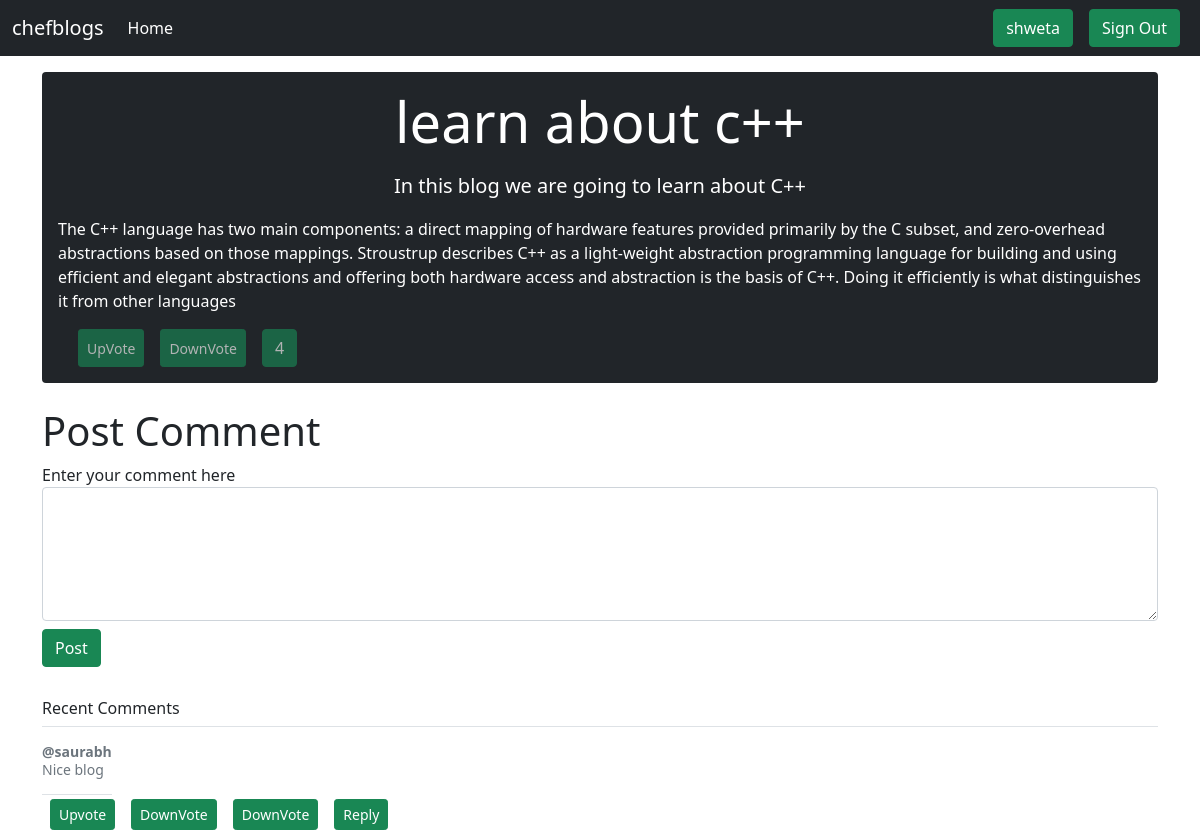
Screenshot of /blogs.php?blogid=6 (signed in) with the database file from the repository.
### tables this page shows
CREATE TABLE `blogs` (
  `blog_id` int(12) NOT NULL,
  `user_id` int(12) NOT NULL,
  `blog_title` text NOT NULL,
  `blog_desc` text NOT NULL,
  `time` datetime NOT NULL,
  `blog_info` text NOT NULL,
  `Vote` int(31) NOT NULL DEFAULT 0
);

CREATE TABLE `comments` (
  `comment_id` int(12) NOT NULL,
  `blog_id` int(12) NOT NULL,
  `user_id` int(12) NOT NULL,
  `comment` text NOT NULL,
  `time` datetime NOT NULL DEFAULT current_timestamp(),
  `vote` int(12) NOT NULL DEFAULT 0
);

CREATE TABLE `users` (
  `user_id` int(12) NOT NULL,
  `username` varchar(255) DEFAULT NULL,
  `email` varchar(255) DEFAULT NULL,
  `password` varchar(255) DEFAULT NULL,
  `doj` datetime NOT NULL DEFAULT current_timestamp()
);

### blogs.php (the view, shortened to what this page needs)
<!doctype html>
<html lang="en">
  <head>
    <link href="https://cdn.jsdelivr.net/npm/bootstrap@5.1.3/dist/css/bootstrap.min.css" rel="stylesheet">
  </head>
  <body>
    <?php
       include './partials/_header.php';
       include './partials/_dbconnect.php';
       $blogid = $_GET['blogid'];
       $sql = "SELECT * from `blogs` where `blog_id` = $blogid";
       $result = mysqli_query($conn,$sql);
       $row = mysqli_fetch_assoc($result);
       $bloginfo = $row['blog_info'];
       $blogtitle = $row['blog_title'];
       $blogdesc = $row['blog_desc'];
       $vote = $row['Vote'];
       echo '<div class="container my-3">
       <div class="jumbotron p-3 text-white rounded bg-dark">
         <div class="col-md-12 px-0">
             <h2 class="display-4 text-center font-italic">'.$blogtitle.'</h2>
             <p class="lead my-3 text-center">'.$blogdesc.'</p>
             <p>'.$bloginfo.'</p>
         </div>
          <div class ="container-fluid">
          <form class="d-flex text-muted">';
          if(isset($_SESSION['login']) and $_SESSION['login'] == 'true'){
               $user_id = $_SESSION['userid'];
            $sql = "SELECT * from `voted_users` where `blog_id` = $blogid";
            $result = mysqli_query($conn,$sql);
            $flag = true;
            while($row = mysqli_fetch_assoc($result)){
                  $uid = $row['user_id'];
                  if($uid == $user_id){
                       $flag = false;
                       break;
                  }
            }
            if($flag){
                 echo '<a href="./partials/_handleupvote.php?blogid='.$blogid.'" class="btn btn-outline-success btn-sm mx-2"> UpVote</a>
                 <a href="./partials/_handledownvote.php?blogid='.$blogid.'" class="btn btn-outline-success btn-sm mx-2"> DownVote</a>';
            }else{
                echo '<button type="button" class="btn btn-lg btn-success btn-sm mx-2" disabled>UpVote</button>
                <button type="button" class="btn btn-lg btn-success btn-sm mx-2" disabled>DownVote</button>';
            }
          }else{
            echo '<button type="button" class="btn btn-lg btn-success btn-sm mx-2" disabled>UpVote</button>
            <button type="button" class="btn btn-lg btn-success btn-sm mx-2" disabled>DownVote</button>';
          }
        echo' <button type="button" class="btn btn-success mx-2" disabled>'.$vote.'</button>
           </form>
          </div>
       </div>
       </div>';
       if(isset($_SESSION['login']) && $_SESSION['login'] == true){
        $user_id = $_SESSION['userid'];
         echo '<div class="container my-3 py-2">
                <h1>Post Comment</h1>
                <form action="' .$_SERVER['REQUEST_URI']. '" method="post">
                        <div class="form-group">
                            <label for="exampleFormControlTextarea1">Enter your comment here</label>
                            <textarea class="form-control" id="comment" name="comment" rows="5"></textarea>
                        </div>
                        <input type="hidden" name = "user_id" value =  "'.$user_id.'">
                        <button type="submit" class="btn btn-success my-2">Post</button>
                </form>
            </div>';
         }else{
        echo'<div class="container my-3">
                <h1>Post Comment</h1>
                <p class = "lead">You are not logged in. Please login to Post a comment</p>
            </div>';
         }
            echo '<div class = "container"
            <div class="my-3 p-3 bg-body rounded shadow-sm">
          <h6 class="border-bottom pb-2 mb-0">Recent Comments</h6>';
            $sql = "SELECT * FROM `comments` WHERE `blog_id` = $blogid";
            $result = mysqli_query($conn,$sql);
            while($row = mysqli_fetch_assoc($result)){
                 $content = $row['comment'];
                 $userid = $row['user_id'];
                 $sql2 = "SELECT username FROM `users` WHERE user_id = '$userid'";
                 $result2 = mysqli_query($conn,$sql2);
                 $row2 =  mysqli_fetch_assoc($result2);
                 $username = $row2['username'];
                 echo '
               <div class="d-flex text-muted pt-3">
               <p class="pb-3 mb-0 small lh-sm border-bottom">
                   <strong class="d-block text-gray-dark">@'.$username.'</strong>'.$content.' </p>
               </div>
               <div class="d-flex text-muted pt-1">
               <a href = "#" class="btn btn-success mx-2 btn-sm" id = "bnt">Upvote</a>
               <a href = "#" class="btn btn-success mx-2 btn-sm" id = "bnt">DownVote</a>
               <a href = "#" class="btn btn-success mx-2 btn-sm" id = "bnt" disabled>DownVote</a>
               <a href = "#" class="btn btn-success mx-2 btn-sm" id = "bnt">Reply</a>
               </div>
             ';
             }
             echo '</div>
             </div>';
    ?>
  </body>
</html>

### blogs.php (style rules this page uses)
#bnt { height = 5px; width = 10px; }

### rows the page displays
blogs: blog_title "learn about c++", blog_desc "In this blog we are going to learn about C++", blog_info "The C++ language has two main components: a direct mapping of hardware features provided primarily by the C subset, and zero-overhead abstractions based on those mappings. Stroustrup describes C++ as a light-weight abstraction programming language for building and using efficient and elegant abstractions and offering both hardware access and abstraction is the basis of C++. Doing it efficiently is what distinguishes it from other languages", Vote "4"
comments: user.username "saurabh", comment "Nice blog"

### other values shown
$_SESSION['username'] "shweta"
